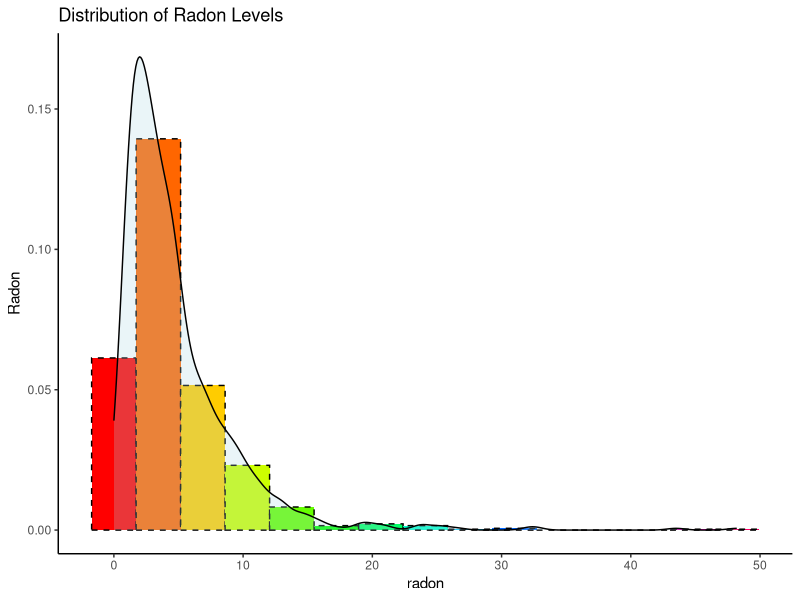
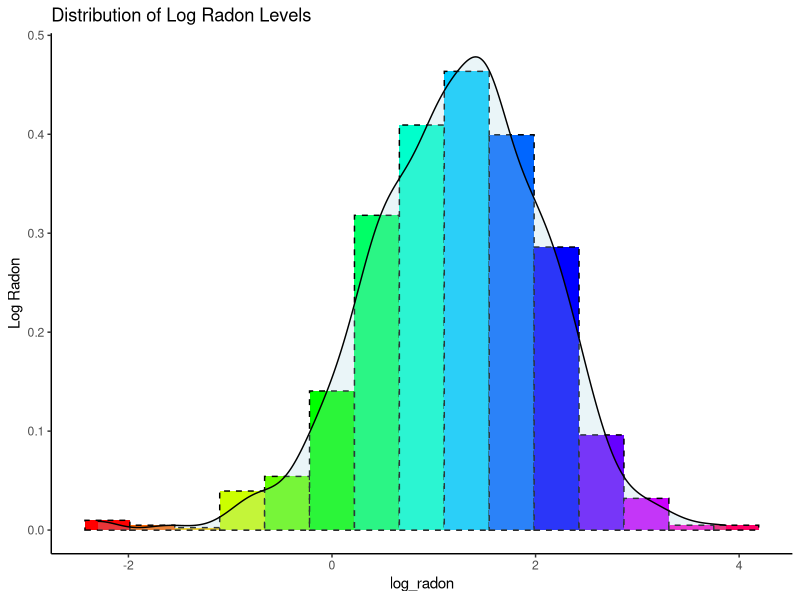
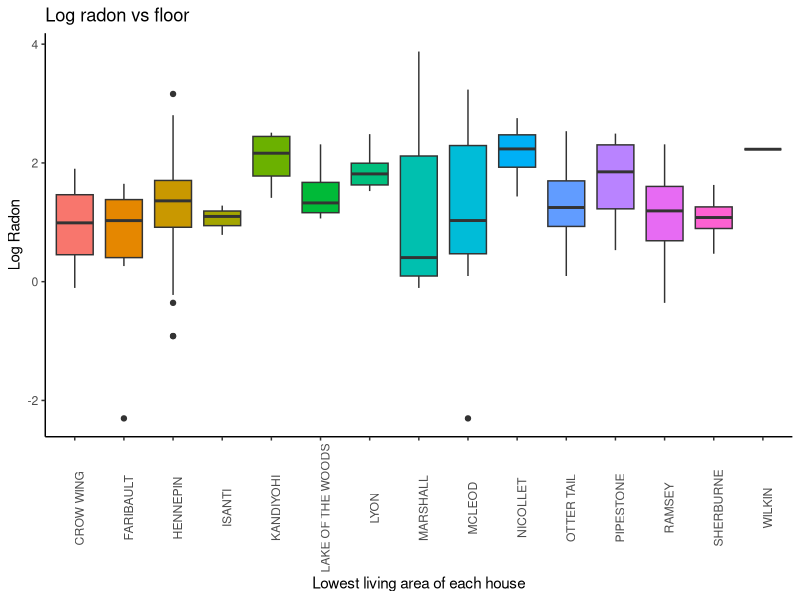
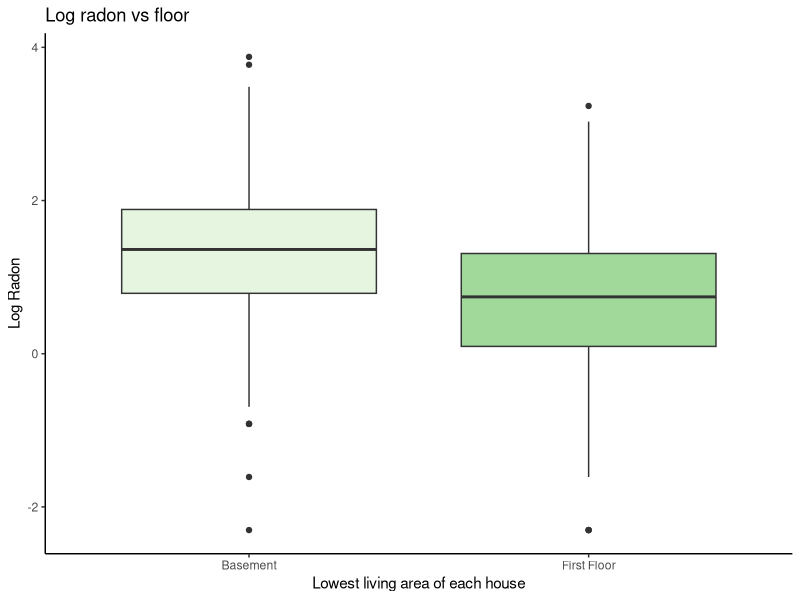
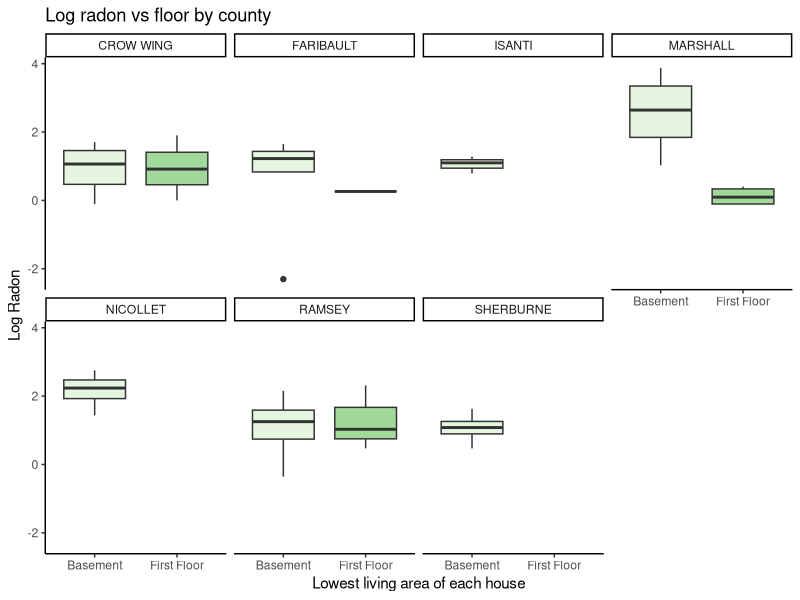
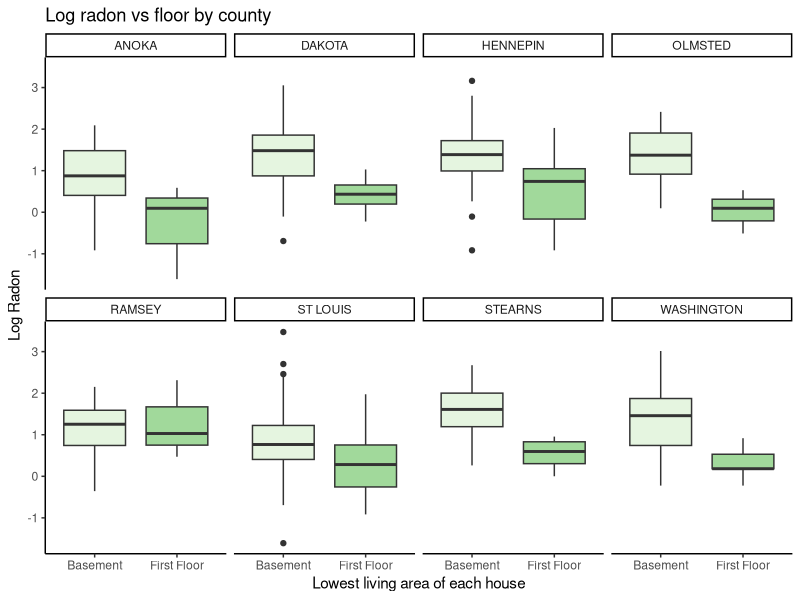

The R source for these figures, in order: (Note: this script raises an error after producing the figures.)

###########################################################################
###########################################################################
############################# The radon analysis ##########################
###########################################################################
###########################################################################


###### Clear environment and load libraries
rm(list = ls())
library(lattice)
library(dplyr)
library(ggplot2)
library(lme4)


###### Load the data
Radon <- read.csv("data/Radon.txt", header = T,sep="")


###### View properties of the data
Radon$floor <- factor(Radon$floor,levels=c(0,1),labels=c("Basement","First Floor"))
str(Radon)
dim(Radon)
head(Radon) #note that uranium (and thus log_uranium) is measured at the county level
summary(Radon[,-c(2,7)])


###### Exploratory data analysis
#How much data do we have by county?
table(Radon$countyname)
#we don't have enough data in some counties
#this already gets us thinking about hierarchical modeling
#we should look to borrow information across counties.

#Next, look at the response variable
ggplot(Radon,aes(radon)) +
  geom_histogram(aes(y=..density..),color="black",linetype="dashed",
                 fill=rainbow(15),bins=15) +
  geom_density(alpha=.25, fill="lightblue") +
  scale_fill_brewer(palette="Blues") +
  labs(title="Distribution of Radon Levels",y="Radon") + 
  theme_classic() + theme(legend.position="none")
#note that the raw radon levels can only take on positive values.
#also, this is obviously very skewed

#Let's look at log_radon instead.
ggplot(Radon,aes(log_radon)) +
  geom_histogram(aes(y=..density..),color="black",linetype="dashed",
                 fill=rainbow(15),bins=15) +
  geom_density(alpha=.25, fill="lightblue") +
  scale_fill_brewer(palette="Blues") +
  labs(title="Distribution of Log Radon Levels",y="Log Radon") + 
  theme_classic() + theme(legend.position="none")
#Much better! Let's go with log radon for now


set.seed(1000)
sample_county <- sample(unique(Radon$countyname),15,replace=F)
ggplot(Radon[is.element(Radon$countyname,sample_county),],
       aes(x=countyname, y=log_radon, fill=countyname)) +
  geom_boxplot() +
  #scale_fill_brewer(palette="Greens") +
  labs(title="Log radon vs floor",
       x="Lowest living area of each house",y="Log Radon") + theme_classic() + 
  theme(legend.position="none",axis.text.x = element_text(angle = 90))


#Next, let's focus on predicting the radon levels from `floor`, 
#this is the only individual-level (different observation for each house) variable we have.
ggplot(Radon,aes(x=floor, y=log_radon, fill=floor)) +
  geom_boxplot() +
  scale_fill_brewer(palette="Greens") +
  labs(title="Log radon vs floor",
       x="Lowest living area of each house",y="Log Radon") + 
  theme_classic() + theme(legend.position="none")
#Looks like radon levels are higher for houses with the basement as the lowest living area.

#Let's look at the same relationship by county
#There are too many counties
#so, let's do it for a random sample of counties. 
set.seed(1000)
sample_county <- sample(unique(Radon$countyname),7,replace=F)
ggplot(Radon[is.element(Radon$countyname,sample_county),],
       aes(x=floor, y=log_radon, fill=floor)) +
  geom_boxplot() +
  scale_fill_brewer(palette="Greens") +
  labs(title="Log radon vs floor by county",
       x="Lowest living area of each house",y="Log Radon") + 
  theme_classic() + theme(legend.position="none") +
  facet_wrap( ~ countyname,ncol=4)
#Not enough data for some counties.

#Let's focus on counties with at least 15 houses.
sample_county <- which(table(Radon$countyID) > 15)
ggplot(Radon[is.element(Radon$countyID,sample_county),],
       aes(x=floor, y=log_radon, fill=floor)) +
  geom_boxplot() +
  scale_fill_brewer(palette="Greens") +
  labs(title="Log radon vs floor by county",
       x="Lowest living area of each house",y="Log Radon") + 
  theme_classic() + theme(legend.position="none") +
  facet_wrap( ~ countyname,ncol=4)
#Even though the overall direction is the same, 
#it looks like the actual differences between floor = 0 and floor = 1 differs for some counties.















## We can do boxplots for the numeric variables
# First, let's look at arsenic vs switch
ggplot(arsenic,aes(x=switch_fac, y=arsenic, fill=switch_fac)) +
  geom_boxplot() + #coord_flip() +
  scale_fill_brewer(palette="Reds") +
  labs(title="Amount of arsenic in well vs switching wells",
       x="Switched to safe well?",y="Amount of arsenic in well") + 
  theme_classic() + theme(legend.position="none") #+
  #scale_x_discrete(labels=c("0" = "No","1" = "Yes"))
# Next, arsenic vs switch by assoc
ggplot(arsenic,aes(x=switch_fac, y=arsenic, fill=switch_fac)) +
  geom_boxplot() + #coord_flip() +
  scale_fill_brewer(palette="Reds") +
  labs(title="Amount of arsenic in well vs switching wells, by association",
       x="Switched to safe well?",y="Amount of arsenic in well") + 
  theme_classic() + theme(legend.position="none") +
  #scale_x_discrete(labels=c("0" = "No","1" = "Yes")) +
  facet_wrap( ~ assoc)

# Now, let's look at distance vs switch
ggplot(arsenic,aes(x=switch_fac, y=dist, fill=switch_fac)) +
  geom_boxplot() + #coord_flip() +
  scale_fill_brewer(palette="Reds") +
  labs(title="Distance to nearest safe well vs switching wells",
       x="Switched to safe well?",y="Distance to nearest safe well") + 
  theme_classic() + theme(legend.position="none")
# Next, distance vs switch by assoc
ggplot(arsenic,aes(x=switch_fac, y=dist, fill=switch_fac)) +
  geom_boxplot() + #coord_flip() +
  scale_fill_brewer(palette="Reds") +
  labs(title="Distance to nearest safe well vs switching wells, by association",
       x="Switched to safe well?",y="Distance to nearest safe well") + 
  theme_classic() + theme(legend.position="none") +
  facet_wrap( ~ assoc)

# Finally, education vs switch
ggplot(arsenic,aes(x=switch_fac, y=educ, fill=switch_fac)) +
  geom_boxplot() + #coord_flip() +
  scale_fill_brewer(palette="Reds") +
  labs(title="Years of schooling of head vs switching wells",
       x="Switched to safe well?",y="Years of schooling of head") + 
  theme_classic() + theme(legend.position="none")
# Next, education vs switch by assoc
ggplot(arsenic,aes(x=switch_fac, y=educ, fill=switch_fac)) +
  geom_boxplot() + #coord_flip() +
  scale_fill_brewer(palette="Reds") +
  labs(title="Years of schooling of head vs switching wells, by association",
       x="Switched to safe well?",y="Years of schooling of head") + 
  theme_classic() + theme(legend.position="none") +
  facet_wrap( ~ assoc)
#Actually, education is a discrete variable (not a continuous one)
#so maybe a boxplot isn't the best way to explore the variable 
#In fact, we do need to think a bit carefully about how we want to include it in our model
#We will revisit it soon


## We can do tables for the factor variables
# For switch vs association, look at joint probabilities
table(arsenic[,c("switch_fac","assoc")])
table(arsenic[,c("switch_fac","assoc")])/sum(table(arsenic[,c("switch_fac","assoc")]))
#actually, what we really want are conditional probabilities
#we want to see how the probability of switching changes for different levels of assoc
#that is, the probabilities for switching given each value of association
apply(table(arsenic[,c("switch_fac","assoc")])/sum(table(arsenic[,c("switch_fac","assoc")])),
      2,function(x) x/sum(x)) 
# You can also use the tapply command for the same thing
tapply(arsenic$switch_fac, arsenic$assoc, function(x) table(x)/sum(table(x)))
# Finally, we can even try a chi-squared test for independence.
chisq.test(table(arsenic[,c("switch_fac","assoc")]))

# We could actually try the same with education
table(arsenic[,c("switch_fac","educ")])
#we do not have that many data points for educ=1 and for educ>12
table(arsenic[,c("switch_fac","educ")])/sum(table(arsenic[,c("switch_fac","educ")]))
apply(table(arsenic[,c("switch_fac","educ")])/sum(table(arsenic[,c("switch_fac","educ")])),
      2,function(x) x/sum(x)) 
# You can also use the tapply command for the same thing
tapply(arsenic$switch_fac, arsenic$educ, function(x) table(x)/sum(table(x)))
#tapply(arsenic$switch, arsenic$educ, mean)
plot(0:17,tapply(arsenic$switch, arsenic$educ, mean),col='blue4',pch=10)
# Notice that the average probabilty of switching is mostly below 58% below level 7, 
#but mostly above 58% above level 7.

#remember that there are few observations at some of these values of the predictors, 
#so the percentages need to be considered in the context of large uncertainties.  
#but, this does suggest a change at about 7 years of education at least
#we might consider a dummy variable for 7 (or 8) or higher rather than a linear term...
#something to think about for later.

#let's look at binnedplots of continuous predictors versus switch
#ignore the SD lines in these plots
#they are only relevant when plotting binned residuals versus the predicted probabilities
par(mfrow=c(1,1)) 
binnedplot(y=arsenic$switch,arsenic$arsenic,xlab="Arsenic",ylim=c(0,1),col.pts="navy",
           ylab ="Switched to safe well?",main="Binned Arsenic and Switch cases",
           col.int="white") # this is to set the SD lines to white and ignore them
#note the quickly increasing trend followed by flattening. 
#probability does not start to decrease, though, so unlikely we'd want a quadratic term.  
#we would expect some flattening with a linear trend. 
#still, we might need some transformation

binnedplot(y=arsenic$switch,arsenic$dist,xlab="Distance",ylim=c(0,1),col.pts="navy",
           ylab ="Switched to safe well?",main="Binned Distance and Switch cases",col.int="white")
#looks fine: no obvious transformations needed

binnedplot(y=arsenic$switch,arsenic$educ,xlab="Education",ylim=c(0,1),col.pts="navy",
           ylab ="Switched to safe well?",main="Binned Distance and Switch cases",col.int="white")
#looks like it might be decreasing from 0 to 6, then increasing to 12, then not enough data afterwards

# ACTUALLY, DO A QUICK GOOGLE SEARCH ABOUT THE EDUCATION SYSTEM IN BANGLADESH
# WHAT DID YOU FIND? HOW CAN THAT HELP WITH THE EDUCATION VARIABLE?


###### Model fitting
#let's try a logistic regression that has a main effect for every variable and linear predictors
#first begin by centering the continuous predictors 
#we'll leave educ alone since we might recode later
arsenic$arsenic_c <- arsenic$arsenic - mean(arsenic$arsenic)
arsenic$dist_c <- arsenic$dist - mean(arsenic$dist)
arsreg1 <- glm(switch ~ arsenic_c + dist_c + assoc + educ, data = arsenic, family = binomial)
summary(arsreg1)

# INTERPRET THE SIGNIFICANT COEFFICIENTS


###### Model diagnostics

#binned residual plots

#save the raw residuals
rawresid1 <- residuals(arsreg1,"resp")

#binned residual plots
binnedplot(x=fitted(arsreg1),y=rawresid1,xlab="Pred. probabilities",
           col.int="red4",ylab="Avg. residuals",main="Binned residual plot",col.pts="navy")
#looks good

binnedplot(x=arsenic$arsenic_c,y=rawresid1,xlab="Arsenic centered",
           col.int="red4",ylab="Avg. residuals",main="Binned residual plot",col.pts="navy")
# definitely something to think about here.
# "sharp increase" and then somewhat steady afterwards
# tough to argue this looks "random"
# GOOGLE THE MOST COMMON FUNCTIONS TO SEE WHICH MIGHT BE IDEAL:
# WHAT DOES THE QUADRATIC FUNCTION LOOKS LIKE COMPARED TO THE NATURAL LOG FUNCTION??


binnedplot(x=arsenic$dist_c,y=rawresid1,xlab="Distance centered",
           col.int="red4",ylab="Avg. residuals",main="Binned residual plot",col.pts="navy")
#not as much of a trend, really but seven points outside the bands.
#something to keep in mind

binnedplot(arsenic$educ,rawresid1,xlab="Education",
           col.int="red4",ylab="Avg. residuals",main="Binned residual plot",col.pts="navy")
#looks like a decreasing trend from 0 to 6 but an increasing trend from 7 upwards, 
#save for levels above 12. Again not enough data

#let's look at average residuals by education using the tapply command
plot(0:17,tapply(rawresid1, arsenic$educ, mean),col='blue4',pch=10)
#looks upward-downward. Not enough data for some of the levels
#we could try the dummy variable splits. Maybe 0 to 6, 7 to 12, then 12 upwards
#again, maybe we only need to split at 6/7.
#SCIENTIFICALLY, what makes sense?

tapply(rawresid1, arsenic$assoc, mean) 
#nothing helpful here, because we have a binary variable


###### Model validation

#let's do the confusion matrix with .5 threshold
Conf_mat <- confusionMatrix(as.factor(ifelse(fitted(arsreg1) >= 0.5, "1","0")),
                            as.factor(arsenic$switch),positive = "1")
Conf_mat$table
Conf_mat$overall["Accuracy"];
Conf_mat$byClass[c("Sensitivity","Specificity")] #True positive rate and True negative rate
#Maybe we can try to increase that accuracy.
#Also, the TNR looks low here.

#first, let's repeat with the marginal percentage in the data
mean(arsenic$switch)
Conf_mat <- confusionMatrix(as.factor(ifelse(fitted(arsreg1) >= mean(arsenic$switch), "1","0")),
                            as.factor(arsenic$switch),positive = "1")
Conf_mat$table
Conf_mat$overall["Accuracy"];
Conf_mat$byClass[c("Sensitivity","Specificity")]
#huge difference!  seems a lot of predicted probabilities are in the .5 yo .58  range, so cutoff matters.
#either way, we have large off-diagonal numbers. specificity is sensitive to the cutoff

#look at ROC curve
roc(arsenic$switch,fitted(arsreg1),plot=T,print.thres="best",legacy.axes=T,
    print.auc =T,col="red3")
#pretty tight to the line -- not a strongly predictive logistic regression

#let's see if we can improve the model.








################################## PART II ################################
## Model building

#based on binned residual plot, let's try a log of arsenic to start with, and see what happens.
arsenic$logarsenic = log(arsenic$arsenic)
arsenic$logarsenic_c = arsenic$logarsenic - mean(arsenic$logarsenic)

arsreg2 = glm(switch ~ logarsenic_c + dist_c + assoc + educ, data = arsenic, family = binomial)
summary(arsreg2)



#back to diagnostics
rawresid2 <- residuals(arsreg2,"resp")

#binned residual plots
binnedplot(x=fitted(arsreg2),y=rawresid2,xlab="Pred. probabilities",
           col.int="red4",ylab="Avg. residuals",main="Binned residual plot",col.pts="navy")
#still looks good!
binnedplot(x=arsenic$logarsenic_c,y=rawresid2,xlab="Log Arsenic centered",
           col.int="red4",ylab="Avg. residuals",main="Binned residual plot",col.pts="navy")
#has helped a lot for two points. So, not perfect. 
#well doing model assessment, always remember that we often cannot achieve "perfection"
#we simply try to fix "obvious" issues, including violations.

binnedplot(x=arsenic$dist_c,y=rawresid2,xlab="Distance centered",
           col.int="red4",ylab="Avg. residuals",main="Binned residual plot",col.pts="navy")
#still not as much of a trend.
#the points are still outside the bands

binnedplot(arsenic$educ,rawresid2,xlab="Education",
           col.int="red4",ylab="Avg. residuals",main="Binned residual plot",col.pts="navy")

plot(0:17,tapply(rawresid2, arsenic$educ, mean),col='blue4',pch=10)
#similar pattern as before for education.


#let's do the confusion matrix with .5 threshold
Conf_mat <- confusionMatrix(as.factor(ifelse(fitted(arsreg2) >= 0.5, "1","0")),
                            as.factor(arsenic$switch),positive = "1")
Conf_mat$table
Conf_mat$overall["Accuracy"];
Conf_mat$byClass[c("Sensitivity","Specificity")] #True positive rate and True negative rate

#let's repeat with the marginal percentage in the data
Conf_mat <- confusionMatrix(as.factor(ifelse(fitted(arsreg2) >= mean(arsenic$switch), "1","0")),
                            as.factor(arsenic$switch),positive = "1")
Conf_mat$table
Conf_mat$overall["Accuracy"];
Conf_mat$byClass[c("Sensitivity","Specificity")]
#some improvement


#look at ROC curve
roc(arsenic$switch,fitted(arsreg2),plot=T,print.thres="best",legacy.axes=T,
    print.auc =T,col="red3")

#let's compare this roc curve to the previous one
roc(arsenic$switch,fitted(arsreg1),plot=T,legacy.axes=T,print.auc =T,col="red3")
roc(arsenic$switch,fitted(arsreg2),plot=T,legacy.axes=T,col="blue3",add=T)
legend('bottomright', c('model1','model2'),lty=c(1,1),
       lwd=c(2,2),col=c('red3','blue3'))

#not much difference from last curve really, although a little more prediction accuracy









#let's see what happens if we collapse education to 2 levels
#we could collapse education to 3 levels but we do not have enough data for the tertiary levels
arsenic$educnew <- rep(0,nrow(arsenic))
arsenic$educnew[arsenic$educ > 6] <- 1
table(arsenic$educ,arsenic$educnew)

arsreg3 = glm(switch ~ logarsenic_c + dist_c + assoc + educnew, data = arsenic, family = binomial)
summary(arsreg3)

#this is scientifically plausible.  Let's keep it!
#should go through binned residuals again to make sure this did not worsen model fit. 
#back to diagnostics
rawresid3 <- residuals(arsreg3,"resp")

#binned residual plots
binnedplot(x=fitted(arsreg2),y=rawresid3,xlab="Pred. probabilities",
           col.int="red4",ylab="Avg. residuals",main="Binned residual plot",col.pts="navy")

binnedplot(x=arsenic$logarsenic_c,y=rawresid3,xlab="Log Arsenic centered",
           col.int="red4",ylab="Avg. residuals",main="Binned residual plot",col.pts="navy")
#pretty much the same as before

binnedplot(x=arsenic$dist_c,y=rawresid3,xlab="Distance centered",
           col.int="red4",ylab="Avg. residuals",main="Binned residual plot",col.pts="navy")
#pretty much the same as before; only 5 points outside now. much better

tapply(rawresid1, arsenic$educnew, mean) 
# nothing helpful here



#look at new roc curve to see if it is any better
roc(arsenic$switch,fitted(arsreg3),plot=T,legacy.axes=T,print.auc =T,col="red3")

# it is a little better, with a higher area under the curve (AUC = .6632).  
# let's keep this model.




### Interactions in logistic regression

# WHAT DO YOU THINK ARE THE MOST PLAUSIBLE INTERACTIONS?

#scientifically, it is plausible to think that there might be interactions among all the variables and arsenic, 
# or among education and distance.
#let's add the interactions to see if any stand out.

#first, here is a way to explore the data for interactions using the binnedplot command

#lets set up the graphics device to show two plots side by side 
par(mfcol=c(2,1))

#first plot for educnew = 0
binnedplot(arsenic$logarsenic_c[arsenic$educnew==0], y=arsenic$switch[arsenic$educnew==0], 
           xlab = "Log Arsenic", ylab = "Switch cases", main = "Binned Arsenic and Switch cases (Educ < 7)") 

#next the plot for educnew = 1
binnedplot(arsenic$logarsenic_c[arsenic$educnew==1], y=arsenic$switch[arsenic$educnew==1], 
           xlab = "Log Arsenic", ylab = "Switch cases", main = "Binned Arsenic and Switch cases (Educ > 6)") 

#we are looking for differences in the trend.  not strong ones, except possibly at low levels of arsenic.
#I will include an interaction based on scientific arguments in favor of an interaction effect, 
# but I am not expecting a very strong interaction effect based on this plot.


#let's try for association and arsenic
#first plot for assoc = 0
binnedplot(arsenic$logarsenic_c[arsenic$assoc=="Not active in community"], 
           y=arsenic$switch[arsenic$assoc=="Not active in community"], 
           xlab = "Log Arsenic", ylab = "Switch cases", main = "Binned Arsenic and Switch cases (Assoc = 0)") 

#next the plot for assoc = 1
binnedplot(arsenic$logarsenic_c[arsenic$assoc=="Active in community"], 
           y=arsenic$switch[arsenic$assoc=="Active in community"],
           xlab = "Log Arsenic", ylab = "Switch cases", main = "Binned Arsenic and Switch cases (Assoc = 1)") 

#even less reason to suspect an interaction effect from this plot.

#how about distance and education?
#first plot for assoc = 0
binnedplot(arsenic$dist_c[arsenic$assoc=="Not active in community"], 
           y=arsenic$switch[arsenic$assoc=="Not active in community"], 
           xlab = "Distance", ylab = "Switch cases", main = "Binned Distance and Switch cases (Educ < 7)") 
#next the plot for assoc = 1
binnedplot(arsenic$dist_c[arsenic$assoc=="Active in community"], 
           y=arsenic$switch[arsenic$assoc=="Active in community"],
           xlab = "Distance", ylab = "Switch cases", main = "Binned Distance and Switch cases (Educ > 6)") 

#this is a little more interesting -- we see one plot flatten and the other decrease.  
#here an interaction might be useful.


# Next, distance vs switch by education
ggplot(arsenic,aes(x=switch_fac, y=dist, fill=switch_fac)) +
  geom_boxplot() + #coord_flip() +
  scale_fill_brewer(palette="Reds") +
  labs(title="Distance to nearest safe well vs switching wells, by education",
       x="Switched to safe well?",y="Distance to nearest safe well") + 
  theme_classic() + theme(legend.position="none") +
  facet_wrap( ~ educnew)


#let's first try the model with all the interactions 
arsreg4 = glm(switch ~ dist_c*educnew  + logarsenic_c * (assoc + educnew), data = arsenic, family = binomial)
summary(arsreg4)

#these collectively look sort of useful, especially the education ones! 

#change in deviance tests to see if the full set of interactions are useful.

anova(arsreg4, arsreg3, test= "Chisq")

#the whole group of interactions is significant.  let's just test if the distance interaction is useful, given the other two in the model.

arsreg4a = glm(switch ~ logarsenic_c * (assoc + educnew) + dist_c, data = arsenic, family = binomial)
summary(arsreg4a)

anova(arsreg4a, arsreg4, test= "Chisq")
#looks like the interaction with distance and education is useful given the others are in the model


#let's test if the distance interaction is useful, given the other two are NOT in the model.

arsreg4b = glm(switch ~ logarsenic_c + assoc + dist_c*educnew, data = arsenic, family = binomial)
summary(arsreg4b)

anova(arsreg4b, arsreg3, test= "Chisq")
#looks like the interaction with distance and education is useful even when the others are NOT in the model

#let's test the other two interactions jointly
anova(arsreg4b, arsreg4, test= "Chisq")
#looks like they are not


#let's make our final model (arsreg5) be the one with only the interaction with distance and education

arsreg5 = glm(switch ~ logarsenic_c + assoc + dist_c*educnew, data = arsenic, family = binomial)
summary(arsreg5)


#let's use the stepwise function to do model selection (using BIC)
n <- nrow(arsenic)
null_model <- glm(switch~1,data=arsenic,family=binomial)
step(null_model,scope=formula(arsreg4),direction="both",
     trace=0,k = log(n))
#pretty much agrees with arsreg5 except for assoc. 
#Let's keep it just because we will try to interpret it (even though it isn't significant)


#let's do the binned residual plots with this perhaps final model one more time!
rawresid5 <- residuals(arsreg5,"resp")

par(mfcol=c(1,1))
binnedplot(x=arsenic$logarsenic_c,y=rawresid5,xlab="Log Arsenic centered",
           col.int="red4",ylab="Avg. residuals",main="Binned residual plot",col.pts="navy")
binnedplot(x=arsenic$dist_c,y=rawresid5,xlab="Distance centered",
           col.int="red4",ylab="Avg. residuals",main="Binned residual plot",col.pts="navy")


#let's do the confusion matrix
Conf_mat <- confusionMatrix(as.factor(ifelse(fitted(arsreg5) >= 0.5, "1","0")),
                            as.factor(arsenic$switch),positive = "1")
Conf_mat$table
Conf_mat$overall["Accuracy"];
Conf_mat$byClass[c("Sensitivity","Specificity")] #True positive rate and True negative rate

#let's repeat with the marginal percentage in the data
Conf_mat <- confusionMatrix(as.factor(ifelse(fitted(arsreg5) >= mean(arsenic$switch), "1","0")),
                            as.factor(arsenic$switch),positive = "1")
Conf_mat$table
Conf_mat$overall["Accuracy"];
Conf_mat$byClass[c("Sensitivity","Specificity")]
#still not moving much.... the model can predict only so well


#ROC curve...
roc(arsenic$switch,fitted(arsreg5),plot=T,print.thres="best",legacy.axes=T,
    print.auc =T,col="red3")

#a little better still... but we really aren't gaining a whole lot.  this is about as
#good as we are going to get with only these variables, apparently.

###model interpretations

confint.default(arsreg5)   #on log odds scale
exp(confint.default(arsreg5))   #on odds scale


#Interpreting arsenic is a bit complicated
#let's make plots to display relationships.

#plot of predicted probabilities as arsenic increases for different groups.
#set distance = to average distance (centering means we don't need to worry about it when making predictions at the average distance)
#we can just set it to zero

#First set arsenic and dist values
new_arsenic <- seq(from = min(arsenic$arsenic), to = max(arsenic$arsenic), by = .1)
newdata <- data.frame(dist_c=rep(0,length(new_arsenic)))
newdata$logarsenic_c <- log(new_arsenic) - mean(arsenic$logarsenic)

#now for association = educnew = 0
newdata$assoc <- factor("Not active in community",levels=levels(arsenic$assoc))
newdata$educnew <- 0
predprobbaseline <- predict(arsreg5,newdata,type='response')

#next association =1, educnew = 0
newdata$assoc <- factor("Active in community",levels=levels(arsenic$assoc))
newdata$educnew <- 0
predprobassoc <- predict(arsreg5,newdata,type='response')

#set association =0 , educnew = 1
newdata$assoc <- factor("Not active in community",levels=levels(arsenic$assoc))
newdata$educnew <- 1
predprobeducnew <- predict(arsreg5,newdata,type='response')

#set association = 1, educnew = 1
newdata$assoc <- factor("Active in community",levels=levels(arsenic$assoc))
newdata$educnew <- 1
predprobeducnewassoc <- predict(arsreg5,newdata,type='response')

plot(y = predprobbaseline, x = new_arsenic, ylab = "Predicted probability", xlab = "Arsenic", 
     main = "Predicted Probability vs. Arsenic for Different Groups",ylim=c(0.2,1),pch= 1,
     col="red2")
points(y=predprobassoc, x=new_arsenic, pch= 2,col="red4")
points(y=predprobeducnew, x=new_arsenic, pch= 3,col="tan2")
points(y=predprobeducnewassoc, x=new_arsenic, pch= 4,col="tan4")
legend('bottomright',pch=c(3,4,1,2),bty = "n",col=c('tan2','tan4','red2','red4'),
       c('assoc=0; educnew=1','assoc=1; educnew=1','assoc=0; educnew=0','assoc=1; educnew=0'))



# Do it yourself: collapse education to the 4 (more scientifically plausible) levels and see what happens instead......

